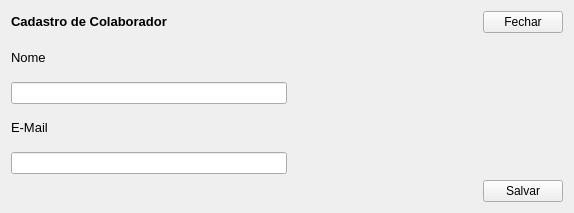
<?xml version="1.0" encoding="UTF-8"?>
<ui version="4.0">
 <class>Form</class>
 <widget class="QWidget" name="Form">
  <property name="geometry">
   <rect>
    <x>0</x>
    <y>0</y>
    <width>574</width>
    <height>213</height>
   </rect>
  </property>
  <property name="windowTitle">
   <string>Form</string>
  </property>
  <layout class="QVBoxLayout" name="verticalLayout">
   <item>
    <layout class="QHBoxLayout" name="horizontalLayout">
     <item>
      <widget class="QLabel" name="label_3">
       <property name="text">
        <string>&lt;html&gt;&lt;head/&gt;&lt;body&gt;&lt;p&gt;&lt;span style=&quot; font-size:10pt; font-weight:600;&quot;&gt;Cadastro de Colaborador&lt;/span&gt;&lt;/p&gt;&lt;/body&gt;&lt;/html&gt;</string>
       </property>
      </widget>
     </item>
     <item>
      <spacer name="horizontalSpacer">
       <property name="orientation">
        <enum>Qt::Horizontal</enum>
       </property>
       <property name="sizeHint" stdset="0">
        <size>
         <width>40</width>
         <height>20</height>
        </size>
       </property>
      </spacer>
     </item>
     <item>
      <widget class="QPushButton" name="pushButton">
       <property name="text">
        <string>Fechar</string>
       </property>
      </widget>
     </item>
    </layout>
   </item>
   <item>
    <layout class="QGridLayout" name="gridLayout">
     <item row="0" column="0">
      <widget class="QLabel" name="label">
       <property name="text">
        <string>&lt;html&gt;&lt;head/&gt;&lt;body&gt;&lt;p&gt;&lt;span style=&quot; font-size:10pt;&quot;&gt;Nome&lt;/span&gt;&lt;/p&gt;&lt;/body&gt;&lt;/html&gt;</string>
       </property>
      </widget>
     </item>
     <item row="1" column="0">
      <widget class="QLineEdit" name="lineEdit"/>
     </item>
     <item row="2" column="0">
      <widget class="QLabel" name="label_2">
       <property name="text">
        <string>&lt;html&gt;&lt;head/&gt;&lt;body&gt;&lt;p&gt;&lt;span style=&quot; font-size:10pt;&quot;&gt;E-Mail&lt;/span&gt;&lt;/p&gt;&lt;/body&gt;&lt;/html&gt;</string>
       </property>
      </widget>
     </item>
     <item row="2" column="1">
      <spacer name="horizontalSpacer_3">
       <property name="orientation">
        <enum>Qt::Horizontal</enum>
       </property>
       <property name="sizeHint" stdset="0">
        <size>
         <width>40</width>
         <height>20</height>
        </size>
       </property>
      </spacer>
     </item>
     <item row="3" column="0">
      <widget class="QLineEdit" name="lineEdit_2"/>
     </item>
    </layout>
   </item>
   <item>
    <layout class="QHBoxLayout" name="horizontalLayout_2">
     <item>
      <spacer name="horizontalSpacer_2">
       <property name="orientation">
        <enum>Qt::Horizontal</enum>
       </property>
       <property name="sizeHint" stdset="0">
        <size>
         <width>40</width>
         <height>20</height>
        </size>
       </property>
      </spacer>
     </item>
     <item>
      <widget class="QPushButton" name="pushButton_2">
       <property name="text">
        <string>Salvar</string>
       </property>
      </widget>
     </item>
    </layout>
   </item>
  </layout>
 </widget>
 <resources/>
 <connections/>
</ui>
